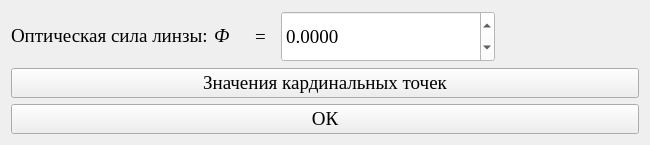
<?xml version="1.0" encoding="UTF-8"?>
<ui version="4.0">
 <class>Form</class>
 <widget class="QWidget" name="Form">
  <property name="geometry">
   <rect>
    <x>0</x>
    <y>0</y>
    <width>650</width>
    <height>145</height>
   </rect>
  </property>
  <property name="minimumSize">
   <size>
    <width>650</width>
    <height>145</height>
   </size>
  </property>
  <property name="maximumSize">
   <size>
    <width>650</width>
    <height>145</height>
   </size>
  </property>
  <property name="windowTitle">
   <string>Определение кардинальных элементов и оптической силы толстой выпукло-вогнутой линзы</string>
  </property>
  <property name="styleSheet">
   <string notr="true"/>
  </property>
  <layout class="QGridLayout" name="gridLayout" rowstretch="1,1,1">
   <item row="0" column="0">
    <layout class="QGridLayout" name="gridLayout_17">
     <item row="0" column="2">
      <widget class="QLabel" name="label_34">
       <property name="minimumSize">
        <size>
         <width>20</width>
         <height>0</height>
        </size>
       </property>
       <property name="maximumSize">
        <size>
         <width>20</width>
         <height>16777215</height>
        </size>
       </property>
       <property name="font">
        <font>
         <family>Times New Roman</family>
         <pointsize>14</pointsize>
        </font>
       </property>
       <property name="text">
        <string>=</string>
       </property>
      </widget>
     </item>
     <item row="0" column="3">
      <widget class="QDoubleSpinBox" name="doubleSpinBox_9">
       <property name="enabled">
        <bool>false</bool>
       </property>
       <property name="minimumSize">
        <size>
         <width>214</width>
         <height>25</height>
        </size>
       </property>
       <property name="maximumSize">
        <size>
         <width>16777215</width>
         <height>220</height>
        </size>
       </property>
       <property name="font">
        <font>
         <family>Times New Roman</family>
         <pointsize>14</pointsize>
        </font>
       </property>
       <property name="styleSheet">
        <string notr="true">color: black; background-color: white;</string>
       </property>
       <property name="decimals">
        <number>4</number>
       </property>
       <property name="minimum">
        <double>-999999999.000000000000000</double>
       </property>
       <property name="maximum">
        <double>999999999.000000000000000</double>
       </property>
       <property name="singleStep">
        <double>0.001000000000000</double>
       </property>
       <property name="value">
        <double>0.000000000000000</double>
       </property>
      </widget>
     </item>
     <item row="0" column="0">
      <widget class="QLabel" name="label_36">
       <property name="minimumSize">
        <size>
         <width>100</width>
         <height>0</height>
        </size>
       </property>
       <property name="maximumSize">
        <size>
         <width>16777215</width>
         <height>16777215</height>
        </size>
       </property>
       <property name="font">
        <font>
         <family>Times New Roman</family>
         <pointsize>14</pointsize>
        </font>
       </property>
       <property name="text">
        <string>&lt;html&gt;&lt;head/&gt;&lt;body&gt;&lt;p&gt;Оптическая сила линзы:&lt;/p&gt;&lt;/body&gt;&lt;/html&gt;</string>
       </property>
      </widget>
     </item>
     <item row="0" column="4">
      <widget class="QLabel" name="label_35">
       <property name="minimumSize">
        <size>
         <width>60</width>
         <height>0</height>
        </size>
       </property>
       <property name="maximumSize">
        <size>
         <width>16777215</width>
         <height>16777215</height>
        </size>
       </property>
       <property name="font">
        <font>
         <family>Times New Roman</family>
         <pointsize>14</pointsize>
        </font>
       </property>
       <property name="text">
        <string/>
       </property>
      </widget>
     </item>
     <item row="0" column="1">
      <widget class="QLabel" name="label_37">
       <property name="minimumSize">
        <size>
         <width>35</width>
         <height>0</height>
        </size>
       </property>
       <property name="maximumSize">
        <size>
         <width>35</width>
         <height>16777215</height>
        </size>
       </property>
       <property name="font">
        <font>
         <family>Times New Roman</family>
         <pointsize>14</pointsize>
         <italic>true</italic>
        </font>
       </property>
       <property name="text">
        <string>&lt;html&gt;&lt;head/&gt;&lt;body&gt;&lt;p&gt;&lt;span style=&quot; font-size:14pt;&quot;&gt;Ф&lt;/span&gt;&lt;/p&gt;&lt;/body&gt;&lt;/html&gt;</string>
       </property>
      </widget>
     </item>
    </layout>
   </item>
   <item row="1" column="0">
    <widget class="QPushButton" name="pushButton_2">
     <property name="font">
      <font>
       <family>Times New Roman</family>
       <pointsize>14</pointsize>
      </font>
     </property>
     <property name="styleSheet">
      <string notr="true"/>
     </property>
     <property name="text">
      <string>Значения кардинальных точек</string>
     </property>
    </widget>
   </item>
   <item row="2" column="0">
    <widget class="QPushButton" name="pushButton">
     <property name="font">
      <font>
       <family>Times New Roman</family>
       <pointsize>14</pointsize>
      </font>
     </property>
     <property name="styleSheet">
      <string notr="true"/>
     </property>
     <property name="text">
      <string>ОК</string>
     </property>
    </widget>
   </item>
  </layout>
 </widget>
 <resources/>
 <connections/>
</ui>
